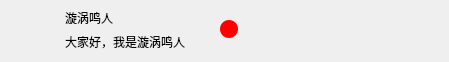
<?xml version="1.0" encoding="UTF-8"?>
<ui version="4.0">
 <class>msgboxWidget</class>
 <widget class="QWidget" name="msgboxWidget">
  <property name="geometry">
   <rect>
    <x>0</x>
    <y>0</y>
    <width>449</width>
    <height>62</height>
   </rect>
  </property>
  <property name="windowTitle">
   <string>Form</string>
  </property>
  <property name="styleSheet">
   <string notr="true"/>
  </property>
  <widget class="QLabel" name="label_2">
   <property name="geometry">
    <rect>
     <x>10</x>
     <y>10</y>
     <width>42</width>
     <height>42</height>
    </rect>
   </property>
   <property name="styleSheet">
    <string notr="true">QLabel{
  border-image:url(&quot;:/10.jpeg&quot;);
  border-radius:2px;
}</string>
   </property>
   <property name="text">
    <string/>
   </property>
   <property name="alignment">
    <set>Qt::AlignCenter</set>
   </property>
  </widget>
  <widget class="QLabel" name="label_3">
   <property name="geometry">
    <rect>
     <x>65</x>
     <y>8</y>
     <width>141</width>
     <height>20</height>
    </rect>
   </property>
   <property name="font">
    <font>
     <family>微软雅黑</family>
    </font>
   </property>
   <property name="text">
    <string>漩涡鸣人</string>
   </property>
  </widget>
  <widget class="QLabel" name="label_4">
   <property name="geometry">
    <rect>
     <x>65</x>
     <y>33</y>
     <width>211</width>
     <height>17</height>
    </rect>
   </property>
   <property name="font">
    <font>
     <family>微软雅黑</family>
    </font>
   </property>
   <property name="text">
    <string>大家好，我是漩涡鸣人</string>
   </property>
  </widget>
  <widget class="QLabel" name="label">
   <property name="geometry">
    <rect>
     <x>220</x>
     <y>20</y>
     <width>18</width>
     <height>18</height>
    </rect>
   </property>
   <property name="styleSheet">
    <string notr="true">background-color:rgb(255, 0, 0);
color:white;
border-radius:9px</string>
   </property>
   <property name="text">
    <string/>
   </property>
   <property name="scaledContents">
    <bool>true</bool>
   </property>
   <property name="alignment">
    <set>Qt::AlignCenter</set>
   </property>
  </widget>
 </widget>
 <resources>
  <include location="rs/IM.qrc"/>
 </resources>
 <connections/>
</ui>
